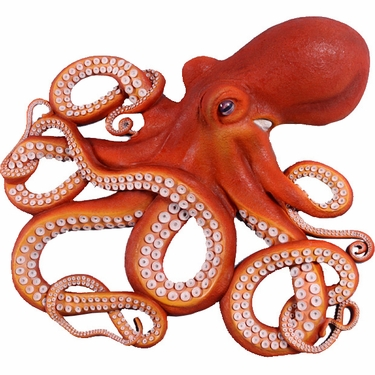
#> input picture images1.jpg, 375 x 375 px
$ jupyter execute SIFT.ipynb   (shell and % lines are left out)   (Python 2 division)   (older library calls are emulated)
#> lines starting #> are read from the running program, lines starting #| are printed output that depends on the picture
## What is SIFT doing?
I will give a very simplified, intuitive, visual description of the SIFT algorithm here.

For a nice overview of SIFT with pictures, see https://gilscvblog.com/2013/08/18/a-short-introduction-to-descriptors/

For an in-depth explanation, see http://docs.opencv.org/3.1.0/da/df5/tutorial_py_sift_intro.html

For the deepest depth, read the original academic paper https://www.cs.ubc.ca/~lowe/papers/ijcv04.pdf

### Difference of Gaussians
If you’ve messed with Photoshop or GIMP you know what a Gaussian blur is. You set the “size” of the blur in pixels – this number is also called sigma. Then you get a uniformly blurred image.

The Difference of Gaussians (DoG) is easy to do in Photoshop/GIMP. First greyscale the image. Then duplicate the layer a few times and do a Gaussian Blur on each one with a different sigma value. Finally, set the layer blending mode to “Difference” for all the layers, and look at any 2 layers.

“Difference” simply subtracts the pixel intensities of corresponding pixels: difference[x][y] = layer1[x][y] - layer2[x][y].

I did this with my stereo octopus image. Here are a few DoG results:

### Keypoint detection
Now with the edges removed, we will go over different image scales and find at which scale an interesting blob is best represented. In image classification literature, the scale of a feature is called the “octave”. So for each interesting blob we save its octave, x, and y coordinates as a keypoint.

### Rotation normalization
We want to be able to match features regardless of their orientation, so that we can match a part of an eye or tentacle no matter how the eye or tentacle is rotated. To solve this problem, SIFT features are assigned an “orientation” based on the pixel intensities of the surrounding area.

Essentially, you can imagine that we have some rule about orientation – for example, we could make a rule that the direction pointing from the center of the feature to brightest region of neighboring pixels is selected as a feature’s “orientation” direction. Then we turn the feature so that “orientation” (the brightest region) is pointing upwards. Now all similar features will “line up” with each other, even if they are rotated differently in the images they come from.

[cell 1]
import cv2
import numpy as np
import matplotlib.pyplot as plt

print 'OpenCV Version (should be 3.1.0, with nonfree packages installed, for this tutorial):'
print cv2.__version__

# I cropped out each stereo image into its own file.
# You'll have to download the images to run this for yourself
octo_front = cv2.imread('images1.jpg')
#> octo_front is the input picture: shape (375, 375, 3); mean B, G, R 154, 165.5, 216.2
octo_offset = cv2.imread('images.jpeg')
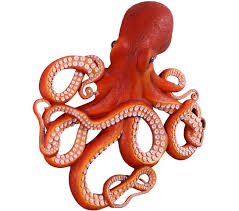
#> input picture images.jpeg, 239 x 211 px
#> octo_offset is the input picture: shape (211, 239, 3); mean B, G, R 186.5, 194.3, 230

def show_rgb_img(img):
    """Convenience function to display a typical color image"""
    return plt.imshow(cv2.cvtColor(img, cv2.CV_32S))

[cell 2]
show_rgb_img(octo_front);

[cell 3]
show_rgb_img(octo_offset);

[cell 4]
def to_gray(color_img):
    gray = cv2.cvtColor(color_img, cv2.COLOR_BGR2GRAY)
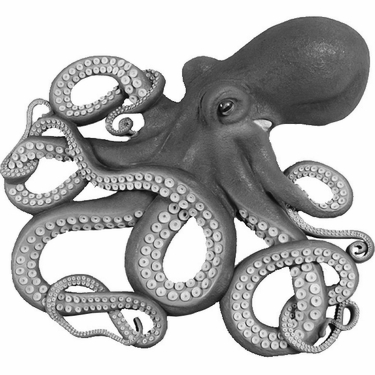
#> gray: shape (375, 375); min 4, max 255, mean 179.3
    return gray

octo_front_gray = to_gray(octo_front)
octo_offset_gray = to_gray(octo_offset)
#> in to_gray (call 2), `gray = cv2.cvtColor(color_img, cv2.COLOR_BGR2GRAY)`:
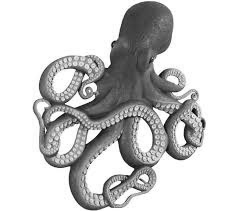
#> gray: shape (211, 239); min 2, max 255, mean 204.1

plt.imshow(octo_front_gray, cmap='gray');

[cell 5]
def gen_sift_features(gray_img):
    sift = cv2.xfeatures2d.SIFT_create()
    # kp is the keypoints
    #
    # desc is the SIFT descriptors, they're 128-dimensional vectors
    # that we can use for our final features
    kp, desc = sift.detectAndCompute(gray_img, None)
#> kp = 972 keypoints; strongest (x, y, size): (125, 139, 3.8), (359, 247, 2.5), (309, 238, 2.5), (328, 330, 4.1)
    return kp, desc

def show_sift_features(gray_img, color_img, kp):
    return plt.imshow(cv2.drawKeypoints(gray_img, kp, color_img.copy()))

# generate SIFT keypoints and descriptors
octo_front_kp, octo_front_desc = gen_sift_features(octo_front_gray)
#> octo_front_kp has the same summary as kp in gen_sift_features
octo_offset_kp, octo_offset_desc = gen_sift_features(octo_offset_gray)
#> in gen_sift_features (call 2), `kp, desc = sift.detectAndCompute(gray_img, None)`: kp = 284 keypoints; strongest (x, y, size): (194, 111, 3.5), (203, 121, 3), (132, 169, 2.1), (93, 97, 2.8)
#> octo_offset_kp has the same summary as kp in gen_sift_features

print 'Here are what our SIFT features look like for the front-view octopus image:'
show_sift_features(octo_front_gray, octo_front, octo_front_kp);
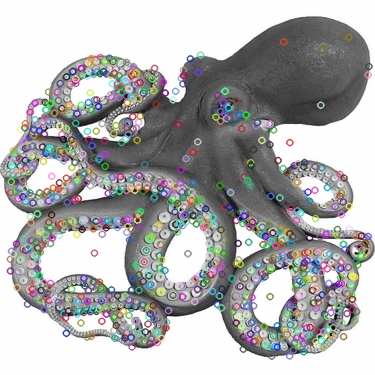
#> shown: shape (375, 375, 3); mean R, G, B 175.9, 176.1, 176.1

[cell 6]
# create a BFMatcher object which will match up the SIFT features
bf = cv2.BFMatcher(cv2.NORM_L2, crossCheck=True)

matches = bf.match(octo_front_desc, octo_offset_desc)
#> matches = 160 matches

# Sort the matches in the order of their distance.
matches = sorted(matches, key = lambda x:x.distance)

# draw the top N matches
N_MATCHES = 100

match_img = cv2.drawMatches(
    octo_front, octo_front_kp,
    octo_offset, octo_offset_kp,
    matches[:N_MATCHES], octo_offset.copy(), flags=0)
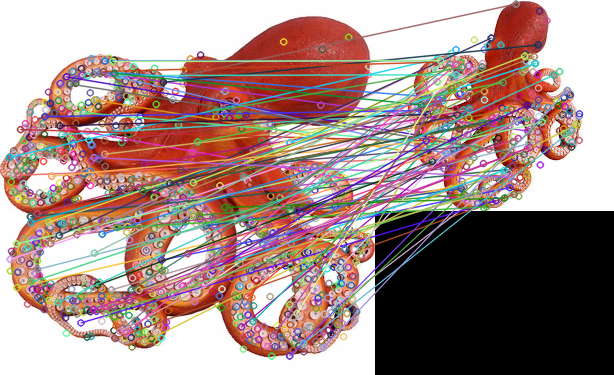
#> match_img: shape (375, 614, 3); mean B, G, R 135.7, 139.6, 164.6

plt.figure(figsize=(12,6))
plt.imshow(match_img);

[cell 7]
octo_front_desc[0]
#> Out = 128 values, max 190 at index 16, min 0 at index 19, mean 24.11

[cell 8]
print len(octo_front_kp), 'keypoints in the list'
#| 972 keypoints in the list
print octo_front_kp[0]
#> (printed output is left out)

[cell 9]
def explain_keypoint(kp):
    print 'angle\n', kp.angle
    print '\nclass_id\n', kp.class_id
    print '\noctave (image scale where feature is strongest)\n', kp.octave
    print '\npt (x,y)\n', kp.pt
    print '\nresponse\n', kp.response
    print '\nsize\n', kp.size

print 'this is an example of a single SIFT keypoint:\n* * *'
explain_keypoint(octo_front_kp[0])

[cell 10]
print 'SIFT descriptors are vectors of shape', octo_front_desc[0].shape
#| SIFT descriptors are vectors of shape (128,)
print 'they look like this:'
octo_front_desc[0]

[cell 11]
# visualized another way:
plt.imshow(octo_front_desc[0].reshape(16,8), interpolation='none');
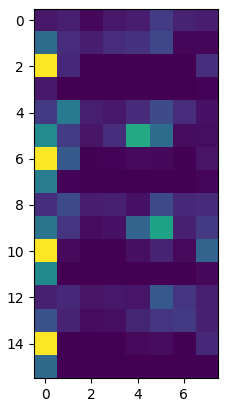
#> figure drawn by matplotlib, 1 panel
